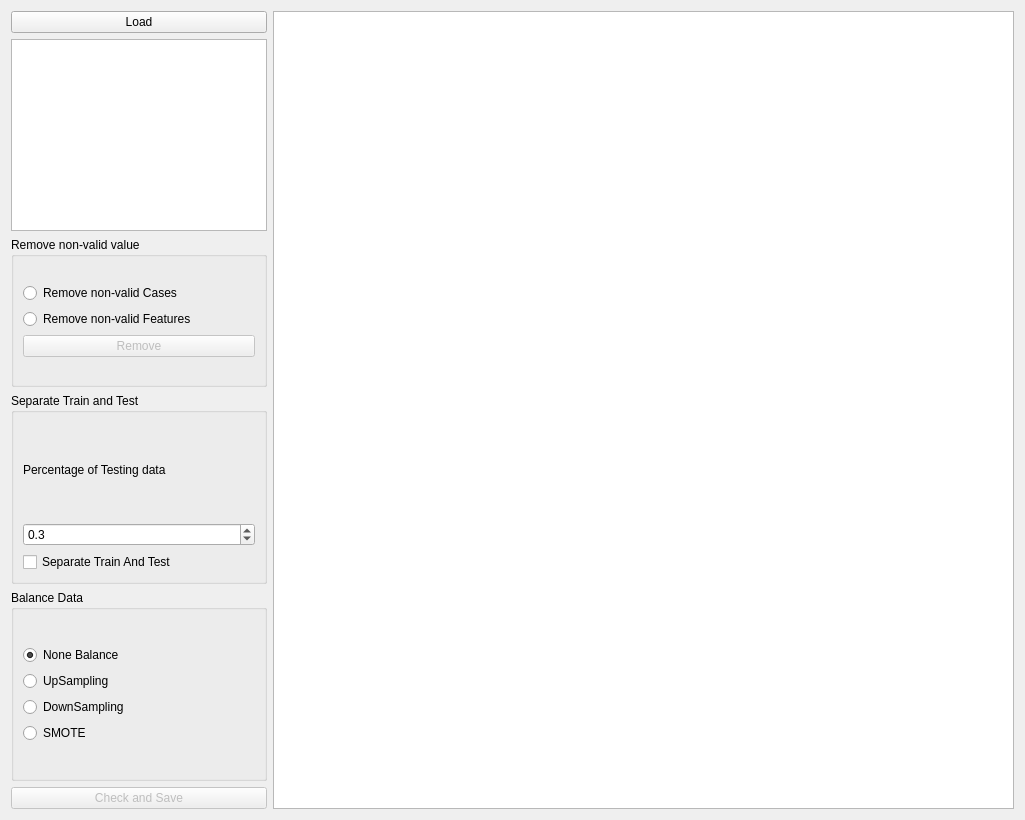
<?xml version="1.0" encoding="UTF-8"?>
<ui version="4.0">
 <class>Prepare</class>
 <widget class="QWidget" name="Prepare">
  <property name="geometry">
   <rect>
    <x>0</x>
    <y>0</y>
    <width>1025</width>
    <height>820</height>
   </rect>
  </property>
  <property name="windowTitle">
   <string>Form</string>
  </property>
  <layout class="QGridLayout" name="totalLayout">
   <item row="0" column="0">
    <layout class="QHBoxLayout" name="horizontalLayout" stretch="0,0">
     <item>
      <layout class="QVBoxLayout" name="verticalLayout">
       <property name="sizeConstraint">
        <enum>QLayout::SetDefaultConstraint</enum>
       </property>
       <item>
        <widget class="QPushButton" name="buttonLoad">
         <property name="sizePolicy">
          <sizepolicy hsizetype="Minimum" vsizetype="Fixed">
           <horstretch>0</horstretch>
           <verstretch>0</verstretch>
          </sizepolicy>
         </property>
         <property name="minimumSize">
          <size>
           <width>0</width>
           <height>0</height>
          </size>
         </property>
         <property name="text">
          <string>Load</string>
         </property>
        </widget>
       </item>
       <item>
        <widget class="QTextEdit" name="textInformation">
         <property name="sizePolicy">
          <sizepolicy hsizetype="Preferred" vsizetype="Preferred">
           <horstretch>0</horstretch>
           <verstretch>0</verstretch>
          </sizepolicy>
         </property>
         <property name="maximumSize">
          <size>
           <width>16777215</width>
           <height>200</height>
          </size>
         </property>
         <property name="font">
          <font>
           <family>Arial</family>
           <pointsize>12</pointsize>
          </font>
         </property>
        </widget>
       </item>
       <item>
        <widget class="QGroupBox" name="groupRemoveNonvalidValue">
         <property name="minimumSize">
          <size>
           <width>200</width>
           <height>0</height>
          </size>
         </property>
         <property name="maximumSize">
          <size>
           <width>16777215</width>
           <height>150</height>
          </size>
         </property>
         <property name="title">
          <string>Remove non-valid value</string>
         </property>
         <layout class="QGridLayout" name="gridLayout">
          <item row="0" column="0">
           <layout class="QVBoxLayout" name="verticalLayout_2">
            <item>
             <widget class="QRadioButton" name="radioRemoveNonvalidCases">
              <property name="text">
               <string>Remove non-valid Cases</string>
              </property>
             </widget>
            </item>
            <item>
             <widget class="QRadioButton" name="radioRemoveNonvalidFeatures">
              <property name="text">
               <string>Remove non-valid Features</string>
              </property>
             </widget>
            </item>
            <item>
             <widget class="QPushButton" name="buttonRemove">
              <property name="enabled">
               <bool>false</bool>
              </property>
              <property name="text">
               <string>Remove</string>
              </property>
             </widget>
            </item>
           </layout>
          </item>
         </layout>
        </widget>
       </item>
       <item>
        <widget class="QGroupBox" name="groupSeparate">
         <property name="title">
          <string>Separate Train and Test</string>
         </property>
         <layout class="QGridLayout" name="gridLayout_2">
          <item row="0" column="0">
           <layout class="QVBoxLayout" name="verticalLayout_3">
            <item>
             <widget class="QLabel" name="label">
              <property name="text">
               <string>Percentage of Testing data</string>
              </property>
             </widget>
            </item>
            <item>
             <widget class="QDoubleSpinBox" name="spinBoxSeparate">
              <property name="decimals">
               <number>1</number>
              </property>
              <property name="maximum">
               <double>1.000000000000000</double>
              </property>
              <property name="singleStep">
               <double>0.100000000000000</double>
              </property>
              <property name="value">
               <double>0.300000000000000</double>
              </property>
             </widget>
            </item>
            <item>
             <widget class="QCheckBox" name="checkSeparate">
              <property name="text">
               <string>Separate Train And Test</string>
              </property>
              <property name="tristate">
               <bool>false</bool>
              </property>
             </widget>
            </item>
           </layout>
          </item>
         </layout>
        </widget>
       </item>
       <item>
        <widget class="QGroupBox" name="groupBox_3">
         <property name="title">
          <string>Balance Data</string>
         </property>
         <layout class="QGridLayout" name="gridLayout_3">
          <item row="0" column="0">
           <layout class="QVBoxLayout" name="verticalLayout_4">
            <item>
             <widget class="QRadioButton" name="radioNoneBalance">
              <property name="text">
               <string>None Balance</string>
              </property>
              <property name="checked">
               <bool>true</bool>
              </property>
             </widget>
            </item>
            <item>
             <widget class="QRadioButton" name="radioUpSampling">
              <property name="text">
               <string>UpSampling</string>
              </property>
             </widget>
            </item>
            <item>
             <widget class="QRadioButton" name="radioDownSampling">
              <property name="text">
               <string>DownSampling</string>
              </property>
             </widget>
            </item>
            <item>
             <widget class="QRadioButton" name="radioSmote">
              <property name="text">
               <string>SMOTE</string>
              </property>
             </widget>
            </item>
           </layout>
          </item>
         </layout>
        </widget>
       </item>
       <item>
        <widget class="QPushButton" name="buttonSave">
         <property name="enabled">
          <bool>false</bool>
         </property>
         <property name="text">
          <string>Check and Save</string>
         </property>
        </widget>
       </item>
      </layout>
     </item>
     <item>
      <widget class="QTableWidget" name="tableFeature"/>
     </item>
    </layout>
   </item>
  </layout>
 </widget>
 <resources/>
 <connections/>
</ui>
